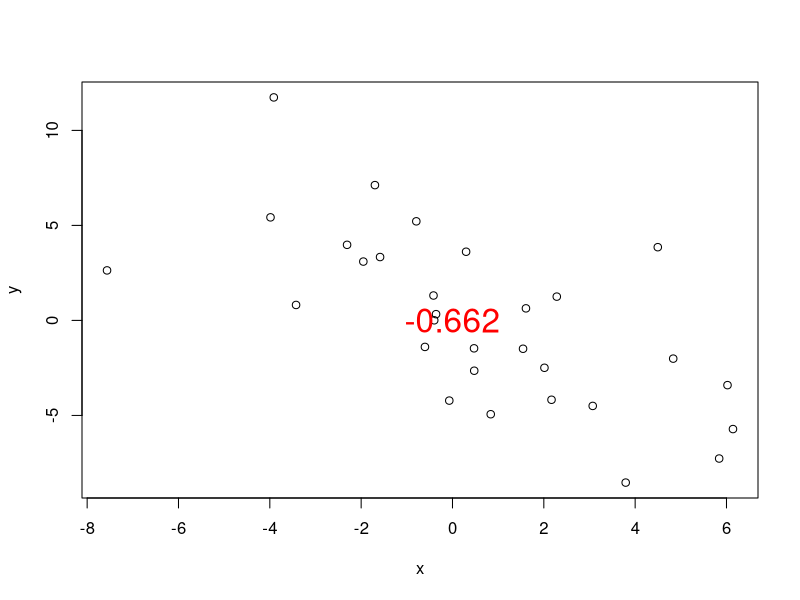
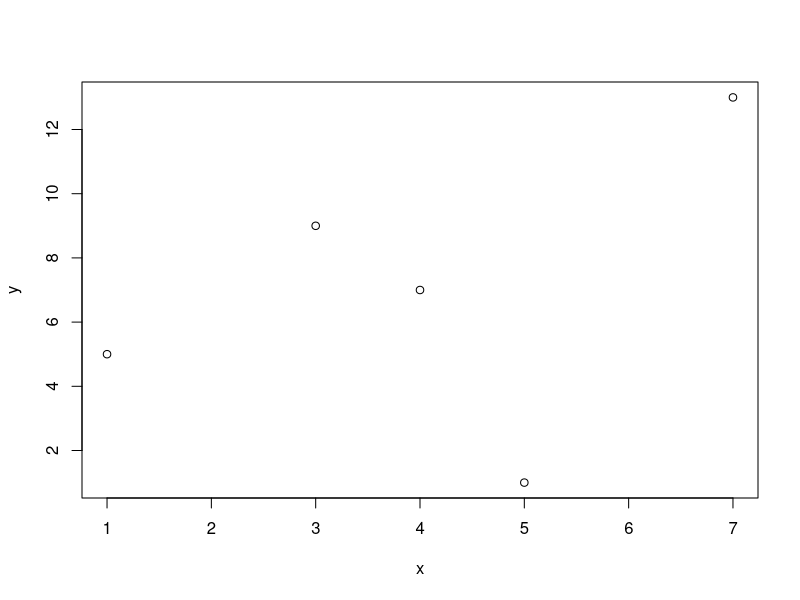

Generate these figures, in order, with R:
## ---- chunk 1
a =-1
sd_y = 3
x<-rnorm(30,mean=0,sd=3)
y<- rnorm(30,mean=0,sd=sd_y) + a*x

plot(x,y)
cor_xy = round(cor(x,y,method="pearson"),3)
text(0,0, cor_xy,col="red",cex = 2)
## ---- chunk 2
x <- c(1, 3, 4, 5, 7)
y <- c(5, 9, 7, 1, 13)
## ---- chunk 3
cor(x,y,method="pearson")
## ---- chunk 4
plot(x,y)
## ---- chunk 5
cor(x,y,method="pearson")
## ---- chunk 6
cor.test(x,y,method="pearson") 
## ---- chunk 7
rankx <- rank(x)
rankx
ranky <- rank(y)
ranky
## ---- chunk 8
cor(rankx,ranky,method="pearson")
## ---- chunk 9
cor(x,y,method="spearman")
